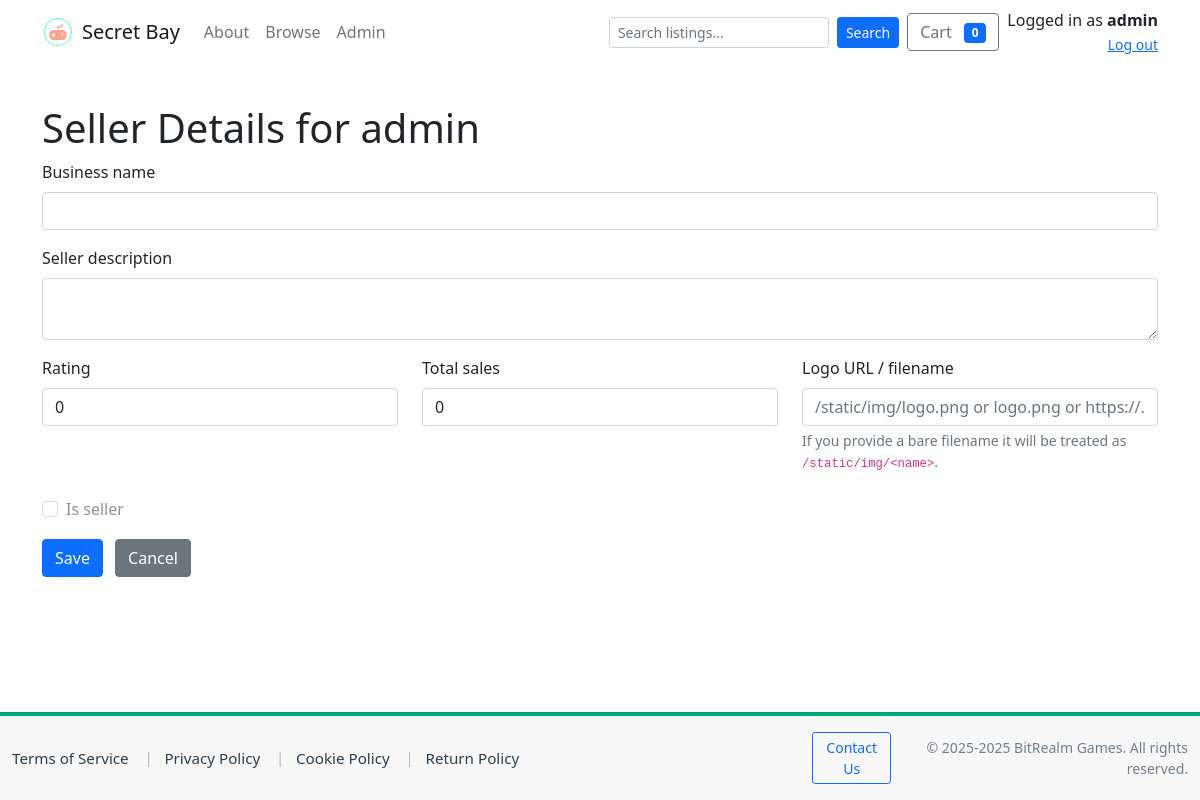
Before: /admin/users/5/seller (signed in) with the older database file.
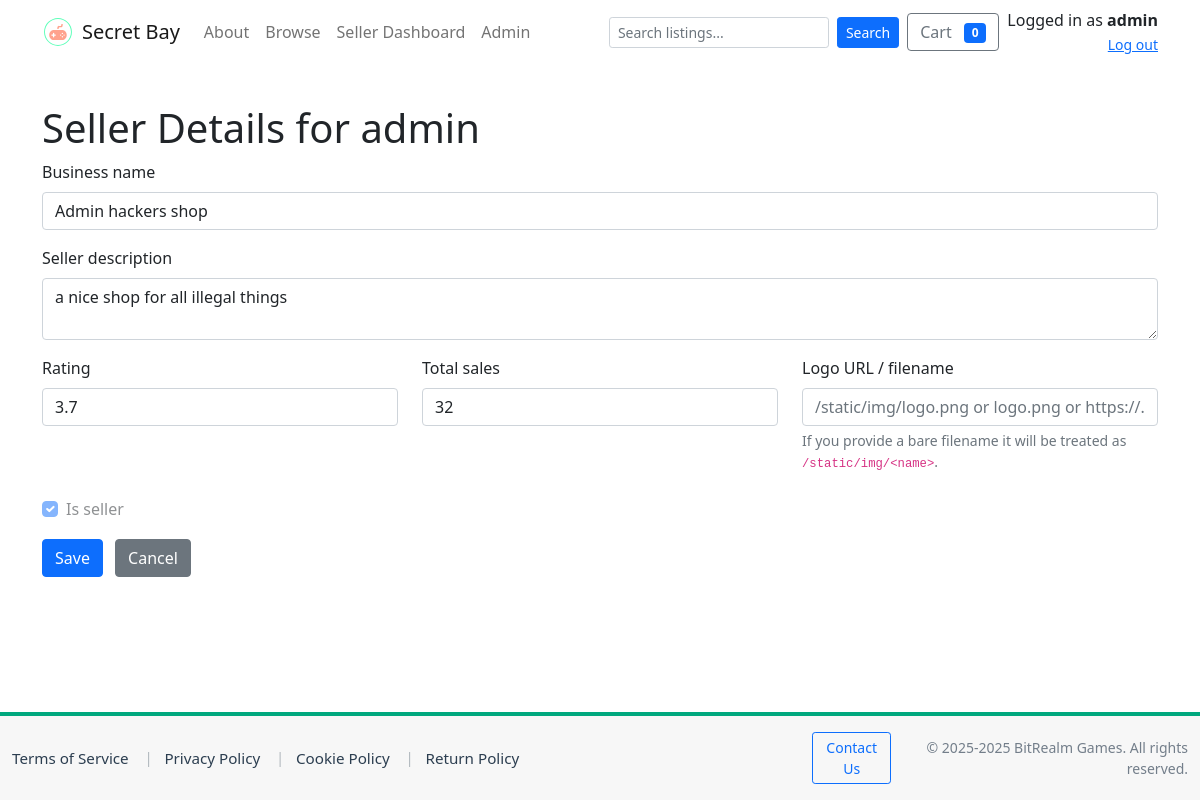
After: the same page with the newer database file.
### tables this page shows
CREATE TABLE users (
    id INTEGER PRIMARY KEY AUTOINCREMENT,
    username TEXT NOT NULL UNIQUE,
    email TEXT NOT NULL UNIQUE,
    password_hash TEXT NOT NULL,
    is_admin INTEGER NOT NULL DEFAULT 0,
    is_seller INTEGER NOT NULL DEFAULT 0,
    business_name TEXT,
    seller_description TEXT,
    rating REAL DEFAULT 0,
    total_sales INTEGER DEFAULT 0,
    created_at TEXT NOT NULL DEFAULT (datetime('now'))
, logo_url TEXT);

### app.py (the view, shortened to what this page needs)
@app.route('/admin/users/<int:user_id>/seller', methods=['GET', 'POST'])
@admin_required
def admin_edit_seller(user_id):
    conn = get_db_connection()
    cur = conn.cursor()
    cur.execute("SELECT id, username, business_name, seller_description, rating, total_sales, is_seller, logo_url FROM users WHERE id = ?", (user_id,))
    u = cur.fetchone()
    if not u:
        conn.close()
        flash("User not found.")
        return redirect(url_for('admin_users'))
    conn.close()
    return render_template('admin/seller_form.html', user=u)

### app.py (called while the page is built)
def get_db_connection(path=DB_PATH):
    conn = sqlite3.connect(path)
    conn.row_factory = sqlite3.Row
    conn.execute("PRAGMA foreign_keys = ON;")
    return conn

def admin_required(f):
    @wraps(f)
    def decorated(*args, **kwargs):
        uid = session.get('user_id')
        if not uid:
            return redirect(url_for('login', next=request.path))
        conn = get_db_connection()
        cur = conn.cursor()
        cur.execute("SELECT username, is_admin FROM users WHERE id = ?", (uid,))
        u = cur.fetchone()
        conn.close()
        allowed_admin_username = 'Bean'
        has_name_match = bool(u and u['username'] and u['username'].strip().lower() == allowed_admin_username.strip().lower())
        has_admin_flag = bool(u and u['is_admin'])
        if not (has_name_match or has_admin_flag):
            flash("Admin access required.")
            return redirect(url_for('index'))
        return f(*args, **kwargs)
    return decorated

### templates/admin/seller_form.html (shortened to what this page needs)
<!doctype html>
<html lang="en">
<head>
  <link href="https://cdn.jsdelivr.net/npm/bootstrap@5.1.3/dist/css/bootstrap.min.css" rel="stylesheet">
</head>
<body>
  {% include 'navbar.html' %}
  <div class="container my-4">
    <h1>Seller Details for {{ user['username'] }}</h1>
    <form method="post">
      <div class="mb-3">
        <label class="form-label">Business name</label>
        <input name="business_name" class="form-control" value="{{ user['business_name'] or '' }}">
      </div>
      <div class="mb-3">
        <label class="form-label">Seller description</label>
        <textarea name="seller_description" class="form-control">{{ user['seller_description'] or '' }}</textarea>
      </div>
      <div class="row">
        <div class="col-md-4 mb-3">
          <label class="form-label">Rating</label>
          <input name="rating" class="form-control" value="{{ user['rating'] or 0 }}">
        </div>
        <div class="col-md-4 mb-3">
          <label class="form-label">Total sales</label>
          <input name="total_sales" class="form-control" value="{{ user['total_sales'] or 0 }}">
        </div>
        <div class="col-md-4 mb-3">
          <label class="form-label">Logo URL / filename</label>
          <input name="logo_url" class="form-control" value="{{ user['logo_url'] or '' }}" placeholder="/static/img/logo.png or logo.png or https://...">
          <div class="form-text">If you provide a bare filename it will be treated as <code>/static/img/&lt;name&gt;</code>.</div>
        </div>
        <div class="col-md-4 mb-3 align-self-end">
          <div class="form-check mt-2">
            <input class="form-check-input" type="checkbox" id="is_seller" name="is_seller" {% if user['is_seller'] %}checked{% endif %} disabled>
            <label class="form-check-label" for="is_seller">Is seller</label>
          </div>
        </div>
      </div>
      <button class="btn btn-primary">Save</button>
      <a href="{{ url_for('admin_users') }}" class="btn btn-secondary ms-2">Cancel</a>
    </form>
  </div>
  {% include 'footer.html' %}
</body>
</html>

### templates/navbar.html (shortened to what this page needs)
<nav class="navbar navbar-expand-lg navbar-light bg-white mb-3" aria-label="Main navigation">
  <div class="container">
    <a class="navbar-brand d-flex align-items-center" href="{{ url_for('index') }}">
      <img src="{{ url_for('static', filename='img/logo.svg') }}" alt="Secret Bay logo" height="32" class="me-2" style="width:auto;">
      <span>Secret Bay</span>
    </a>
    <div class="collapse navbar-collapse" id="mainNav">
      <ul class="navbar-nav me-auto mb-2 mb-lg-0">
        <li class="nav-item"><a class="nav-link" href="/about">About</a></li>
  <li class="nav-item"><a class="nav-link" href="/products">Browse</a></li>
        {% if current_user_is_seller %}
          <li class="nav-item"><a class="nav-link" href="{{ url_for('seller_dashboard') }}">Seller Dashboard</a></li>
        {% endif %}
        {% if current_user_is_admin %}
          <li class="nav-item"><a class="nav-link" href="{{ url_for('admin_index') }}">Admin</a></li>
        {% endif %}
      </ul>
      <div class="d-flex align-items-center gap-2">
        <form class="d-flex" action="{{ url_for('products') }}" method="get" style="min-width:220px;">
          <input name="search" class="form-control form-control-sm me-2" type="search" placeholder="Search listings..." aria-label="Search" value="{{ request.args.get('search','') }}">
          <button class="btn btn-sm btn-primary" type="submit">Search</button>
        </form>
        <a href="{{ url_for('cart_view') }}" class="btn btn-outline-secondary position-relative">
          Cart <span id="cart-count" class="badge bg-primary ms-2">0</span>
        </a>
        {% if session.get('username') %}
          <div class="text-end">
            <div>Logged in as <strong>{{ session['username'] }}</strong></div>
            <a href="{{ url_for('logout') }}" class="small">Log out</a>
          </div>
        {% else %}
          <div>
            <a href="{{ url_for('login') }}" class="btn btn-sm btn-outline-primary me-1">Login</a>
            <a href="{{ url_for('register') }}" class="btn btn-sm btn-primary">Register</a>
          </div>
        {% endif %}
      </div>
    </div>
  </div>
</nav>
<main class="site-content">

### templates/footer.html (shortened to what this page needs)
</main>
<footer class="site-footer mt-5" role="contentinfo">
  <div class="site-footer-bg">
    <div class="container">
  <div class="row align-items-center py-2">
        <div class="col-md-8 links d-flex flex-wrap align-items-center gap-2 small">
          <a href="/terms" class="footer-link">Terms of Service</a>
          <span class="separator">|</span>
          <a href="/privacy" class="footer-link">Privacy Policy</a>
          <span class="separator">|</span>
          <a href="/cookies" class="footer-link">Cookie Policy</a>
          <span class="separator">|</span>
          <a href="/returns" class="footer-link">Return Policy</a>
        </div>
        <div class="col-md-4 text-md-end d-flex align-items-center justify-content-md-end gap-3">
          <a href="{{ contact_url }}" class="btn btn-outline-primary btn-sm">Contact Us</a>
          <div class="small copyright">© 2025-{{ current_year }} BitRealm Games. All rights reserved.</div>
        </div>
      </div>
    </div>
  </div>
</footer>

### templates/navbar.html (style rules this page uses)
.navbar-brand img { height: 32px; width: auto; display: inline-block; vertical-align: middle; }

### templates/footer.html (style rules this page uses)
html, body { height: 100%; }
body { display: flex; flex-direction: column; min-height: 100vh; }
.site-content { flex: 1 0 auto; }
.site-footer { width:100%; margin-top: auto; }
.site-footer-bg { background: #f7f7f7; color: #2c3e50; border-top: 4px solid #00a87e; padding-top: 0.5rem; padding-bottom: 0.5rem; }
.site-footer .container { max-width: 1200px; }
.site-footer .footer-link { color: #2c3e50; text-decoration: none; margin-right: 0.25rem; font-size: 0.95rem; }
.site-footer .separator { color: rgba(44,62,80,0.35); margin: 0 0.25rem; }
.site-footer .copyright { color: rgba(44,62,80,0.65); font-size: 0. ninerem; }

Changed rows visible on the page:
changed users "admin": business_name (not shown) → "Admin hackers shop"; seller_description (not shown) → "a nice shop for all illegal things"; rating "0" → "3.7"; total_sales "0" → "32"; is_seller "☐" → "☑"
Other visible differences:
text now shown: "Seller Dashboard"
